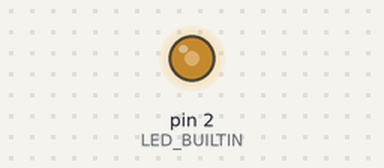
A sketch run on a simulated Arduino Uno, built with avr-gcc and run on an emulated ATmega328P. On the bench: output pins drawn as LEDs (lit = HIGH).

Above: at 3.4 s.
Timing chart, 0 to 40.0 s (numbered marks = the images above):
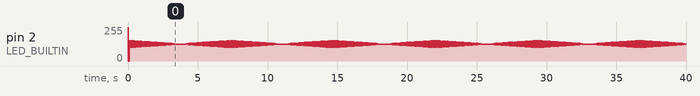

The sketch:

LED_cycle.ino.ino
```cpp
#define LED_BUILTIN  2
// the setup function runs once when you press reset or power the board
void setup() {
  // initialize digital pin LED_BUILTIN as an output.
  pinMode(LED_BUILTIN, OUTPUT);
}

// the loop function runs over and over again forever
void loop() {
  digitalWrite(LED_BUILTIN, HIGH);   // turn the LED off (HIGH is the voltage level)
  delay(8);                       // wait
  digitalWrite(LED_BUILTIN, LOW);    // turn the LED on by making the voltage LOW
  delay(8);                       // wait
}
```
